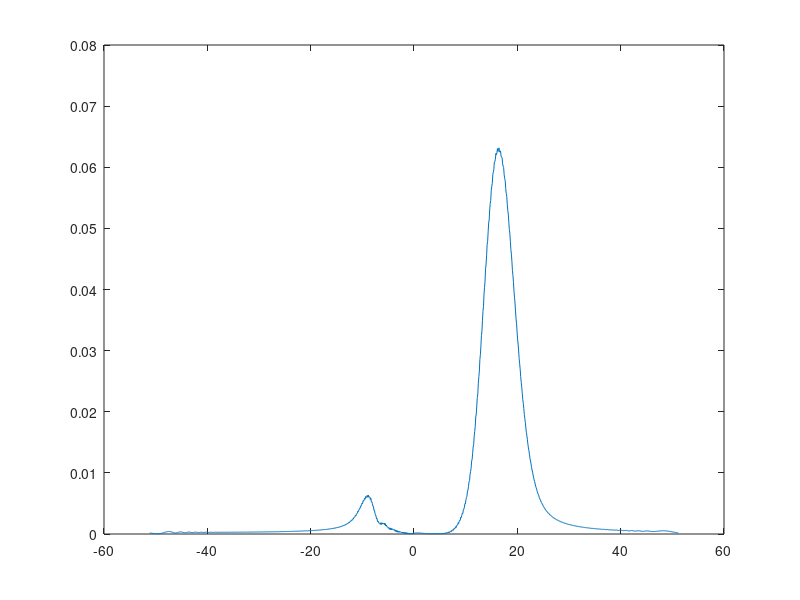

Source code (MATLAB):
% ===================================
% HOMEWORK 3B IN COMP.PHYS. - TASK 2
% ===================================
% By Victor Nilsson, Simon Nilsson
% 2015
%
% Length scale: 1 Å
% Time scale:   1 fs = 1e-15 s
% Energy scale: 1 eV

clear all, clc, close all

% ------ SIMULATION PARAMETERS ---------
hbar        = 1.054/1.602; % JS -> f eV s
d           = 0.5;
m           = 1.66/1.6*1e2;
p_0         = sqrt(0.12*2*m);
x_0         = 0;
dx          = 0.1;
n_points    = 2^10;
dp          = 2*pi/(n_points*dx);
dt          = 1;
v_0=0.1;
alpha=2.0;


% ----------- VARIABLES ------------
% space samples
x = x_0+dx*(0:n_points-1);
% and the corresponding samples in momentum space
p = ((0:n_points-1)-n_points/2)*dp;
% Functions handles
Gaussian_Wave_Packet = @(x)1/(pi*d^2)^(1/4)*exp(-(x-x_0).^2/(2*d^2)).*exp(1i*p_0*(x-x_0)/hbar);
Potential_Function = @(x) v_0*cosh(x/alpha).^(-2);
% ----
step_three=Gaussian_Wave_Packet(x);

potential = Potential_Function(x);
exp_potential = exp(-1i/hbar.*potential*dt);
inv_pot = exp(-1i/hbar*(hbar^2*p.^2./(2*m))*dt);

for j=1:n_points/4
    step_one = step_three;
    
    step_two = fftshift(fft(step_one.*exp_potential));
    step_three = ifft(ifftshift(inv_pot.*step_two));
   
    plot(x-max(x)/2,abs(ifftshift(step_three)).^2)
    pause(0.01)
end